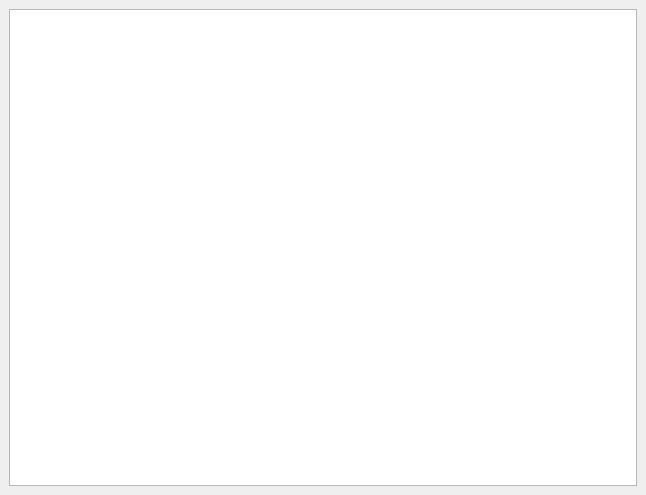
<ui version="4.0" >
 <class>WndAbout</class>
 <widget class="QWidget" name="WndAbout" >
  <property name="geometry" >
   <rect>
    <x>0</x>
    <y>0</y>
    <width>646</width>
    <height>495</height>
   </rect>
  </property>
  <property name="windowTitle" >
   <string>Welcome</string>
  </property>
  <property name="windowIcon" >
   <iconset resource="../../../pixmaps/pixmaps.qrc" >:/pixmaps/welcome.png</iconset>
  </property>
  <layout class="QVBoxLayout" >
   <property name="margin" >
    <number>9</number>
   </property>
   <property name="spacing" >
    <number>6</number>
   </property>
   <item>
    <widget class="QTextBrowser" name="htmAbout" >
     <property name="acceptDrops" >
      <bool>false</bool>
     </property>
    </widget>
   </item>
  </layout>
 </widget>
 <resources>
  <include location="../../../pixmaps/pixmaps.qrc" />
 </resources>
 <connections/>
</ui>
